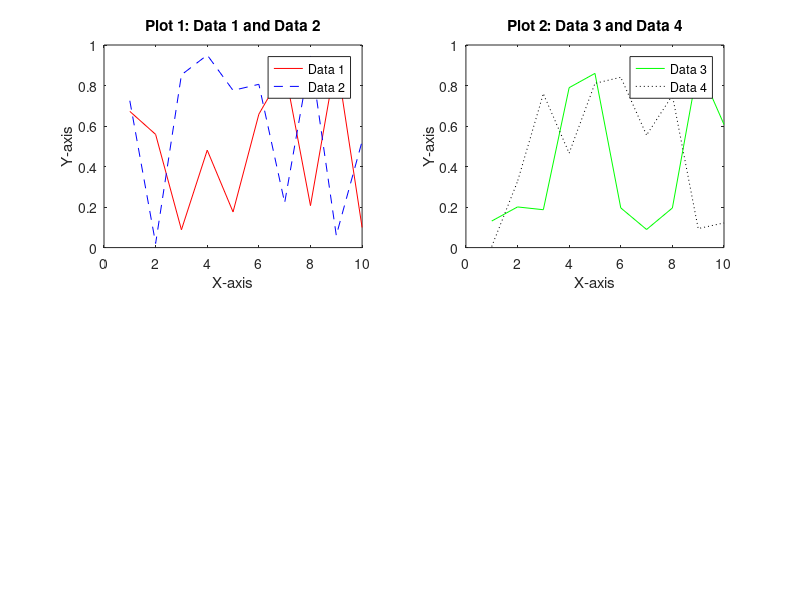

MATLAB code for this plot:
% Sample data
x = 1:10;
y1 = rand(1, 10);
y2 = rand(1, 10);
y3 = rand(1, 10);
y4 = rand(1, 10);

% Create a single figure
figure;

% Plot 1
subplot(2, 2, 1);
plot(x, y1, '-r', x, y2, '--b');
title('Plot 1: Data 1 and Data 2');
xlabel('X-axis');
ylabel('Y-axis');
legend('Data 1', 'Data 2');

% Plot 2
subplot(2, 2, 2);
plot(x, y3, '-g', x, y4, ':k');
title('Plot 2: Data 3 and Data 4');
xlabel('X-axis');
ylabel('Y-axis');
legend('Data 3', 'Data 4');

% Repeat for additional plots if needed
